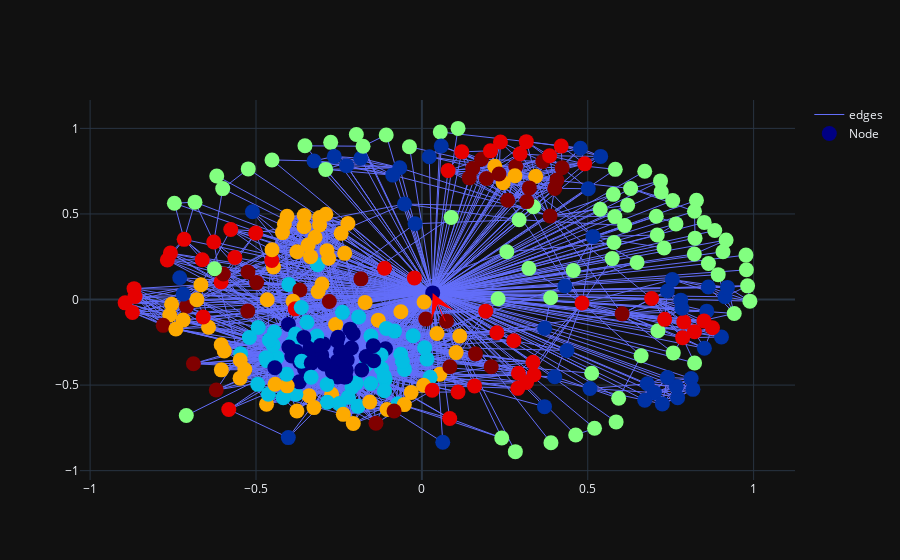

Write notebook code for a chart like this one.
### Code cell
%%timeit -n1 -r1
fig = visualize.visualize_rdd_kmedoid(target_G, target_rad, measure_list, pos, target_clusters)
fig.show()

### Figure 1 — Plotly figure (JSON) as saved in the notebook; plotly's stock layout.template omitted (floating-point values rounded to 4 significant figures; data arrays with more than 128 entries replaced by an {"elided": "..."} marker saying what was removed)
{"data": [{"line": {"width": 1}, "marker": {"color": {"elided": "348 int values"}, "colorscale": [[0, "rgb(0,0,131)"], [0.2, "rgb(0,60,170)"], [0.4, "rgb(5,255,255)"], [0.6, "rgb(255,255,0)"], [0.8, "rgb(250,0,0)"], [1, "rgb(128,0,0)"]], "size": 15}, "mode": "lines", "name": "edges", "type": "scatter", "uid": "3c71fe01-1657-4a01-abcd-869db284e319", "x": {"elided": "8598 float values"}, "y": {"elided": "8598 float values"}}, {"customdata": {"elided": "348x6 float values"}, "hovertemplate": "node_name: %{customdata[0]} <br> radius: %{customdata[1]} <br> degree: %{customdata[2]} <br> cluster: %{customdata[3]} <br> nodes_x: %{customdata[4]} <br> nodes_y: %{customdata[5]} <br> ", "marker": {"color": {"elided": "348 int values"}, "colorscale": [[0, "rgb(0,0,131)"], [0.2, "rgb(0,60,170)"], [0.4, "rgb(5,255,255)"], [0.6, "rgb(255,255,0)"], [0.8, "rgb(250,0,0)"], [1, "rgb(128,0,0)"]], "size": 15}, "mode": "markers", "name": "Node", "text": {"elided": "348 int values"}, "type": "scatter", "uid": "402d44a0-f66d-42a0-9aed-b46b081af23d", "x": {"elided": "348 float values"}, "y": {"elided": "348 float values"}}], "layout": {"annotations": [{"arrowcolor": "red", "arrowhead": 3, "arrowsize": 4, "axref": "x", "ayref": "y", "showarrow": true, "x": 0.03259, "y": 0.0388}], "dragmode": "pan"}}
